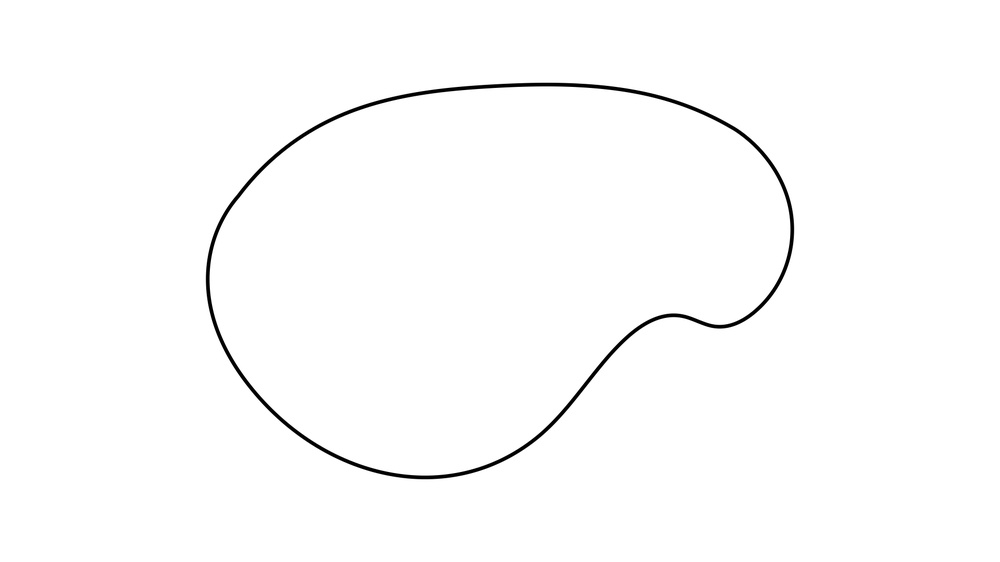
#> input picture MonteCarlo.jpeg, 1000 x 562 px, shrunk from 1920 x 1080 before the run
$ python randomWalks.py
#> lines starting #> are read from the running program, lines starting #| are printed output that depends on the picture
from PIL import Image
import numpy as np
import matplotlib.pyplot as plt
from matplotlib.path import Path
from scipy.spatial import ConvexHull
from sklearn.cluster import KMeans
import random

def extract_evenly_spaced_black_points(image_path, num_points=100, threshold=10):
#> called with image_path = 'MonteCarlo.jpeg', num_points = 100, threshold = 10
    image = Image.open(image_path)
#> image is the input picture: PIL image 1000x562 RGB; min 0, max 255, mean 252.4
    bw_image = image.convert('L')
    image_array = np.array(bw_image)
    black_points_indices = np.where(image_array < threshold)
#> black_points_indices = 3929 positions, rows 83 to 478, columns 207 to 792
    black_points_list = list(zip(black_points_indices[1], black_points_indices[0]))
#> black_points_list = 3929 pairs, first value 207 to 792, second value 83 to 478
    black_points_array = np.array(black_points_list)
#> black_points_array has the same summary as black_points_list
    kmeans = KMeans(n_clusters=num_points, random_state=0).fit(black_points_array)
    evenly_spaced_points = kmeans.cluster_centers_
#> evenly_spaced_points = 100 pairs, first value 207.6 to 791.5, second value 84.04 to 476.9
    evenly_spaced_points_int = np.array([point for point in evenly_spaced_points], dtype=np.int32)
#> evenly_spaced_points_int = 100 pairs, first value 207 to 791, second value 84 to 476
    return evenly_spaced_points_int

def is_inside_boundary(points, boundary_points):
    hull = ConvexHull(boundary_points)
    hull_path = Path(boundary_points[hull.vertices])
    points = np.atleast_2d(points)  # Ensure points is at least 2-dimensional
    return hull_path.contains_points(points)

def generate_random_walk_from_interior(boundary_points):
    center = np.mean(boundary_points, axis=0)
    start_point = center #boundary_points[np.random.randint(len(boundary_points))] * 0.9 + center * 0.1

    walk_points = [start_point]
    current_point = start_point

    while True:
        angle = random.uniform(0, 2 * np.pi)
        step_size = random.uniform(1, 5)  # Adjust step size as needed
        new_point = current_point + np.array([step_size * np.cos(angle), step_size * np.sin(angle)])

        # Correctly format the new_point as a 2D array before checking
        if not is_inside_boundary(new_point[np.newaxis, :], boundary_points):
            break

        walk_points.append(new_point)
        current_point = new_point

    return np.array(walk_points)

def plot_random_walk(boundary_points, walk_points):
    plt.figure(figsize=(8, 6))
    hull = ConvexHull(boundary_points)
    for simplex in hull.simplices:
        plt.plot(boundary_points[simplex, 0], boundary_points[simplex, 1], 'k-')
    #plt.plot(walk_points[:, 0], walk_points[:, 1], '-d', marker='.')
    plt.plot(walk_points[:, 0], walk_points[:, 1], '-k', marker='.', color='0.2', label='Random Walk')
    plt.axis('equal')
    plt.show()

# Replace 'path_to_image.jpeg' with the path to your actual image file.
image_path = 'MonteCarlo.jpeg'
boundary_points = extract_evenly_spaced_black_points(image_path)
#> boundary_points has the same summary as evenly_spaced_points_int in extract_evenly_spaced_black_points
walk_points = generate_random_walk_from_interior(boundary_points)
#> in generate_random_walk_from_interior, `center = np.mean(boundary_points, axis=0)`: center = [493.2, 267.1]
#> in generate_random_walk_from_interior, `walk_points = [start_point]`: walk_points = [[493.2, 267.1]]
#> in generate_random_walk_from_interior, `current_point = start_point`: current_point = [493.2, 267.1]
#> the loop in generate_random_walk_from_interior, `while True:` made 7756 passes
#> current_point on passes 1 to 3: [495.4, 263.8], [493.6, 264.7], [491, 264.6]
#> after the loop in generate_random_walk_from_interior, `while True:`: walk_points = 7756 pairs, first value 444.9 to 707.5, second value 86.9 to 267.1
plot_random_walk(boundary_points, walk_points)
#> the loop in plot_random_walk, `for simplex in hull.simplices:` made 71 passes
#> simplex on passes 1 to 12: [26, 53], [64, 95], [0, 53], [23, 10], [82, 35], [82, 9], [60, 36], [4, 95], [4, 72], [25, 36], [18, 63], [37, 88]
#> in plot_random_walk, `plt.show()`:
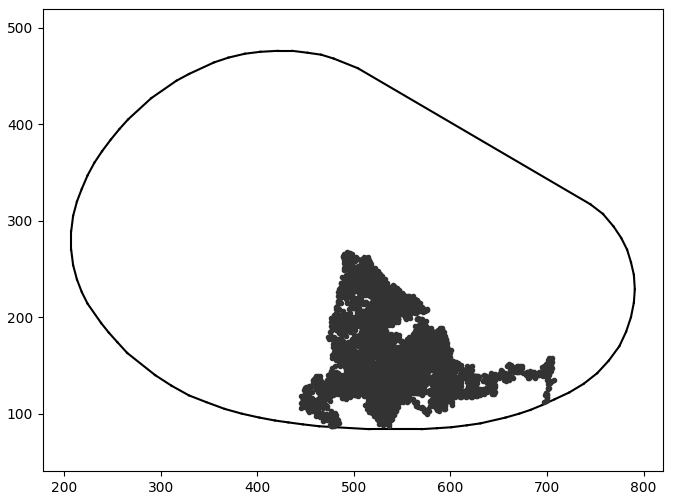
#> figure drawn by matplotlib, 1 panel
